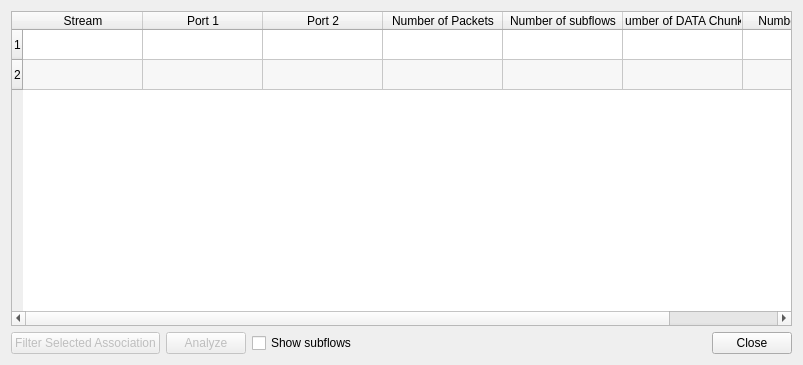
<?xml version="1.0" encoding="UTF-8"?>
<ui version="4.0">
 <class>MPTCPAllConnectionsDialog</class>
 <widget class="QDialog" name="MPTCPAllConnectionsDialog">
  <property name="geometry">
   <rect>
    <x>0</x>
    <y>0</y>
    <width>803</width>
    <height>365</height>
   </rect>
  </property>
  <property name="windowTitle">
   <string>Wireshark - SCTP Associations</string>
  </property>
  <layout class="QVBoxLayout" name="verticalLayout">
   <item>
    <widget class="QTableWidget" name="assocList">
     <property name="editTriggers">
      <set>QAbstractItemView::NoEditTriggers</set>
     </property>
     <property name="showDropIndicator" stdset="0">
      <bool>false</bool>
     </property>
     <property name="dragDropOverwriteMode">
      <bool>false</bool>
     </property>
     <property name="alternatingRowColors">
      <bool>true</bool>
     </property>
     <property name="selectionMode">
      <enum>QAbstractItemView::SingleSelection</enum>
     </property>
     <property name="selectionBehavior">
      <enum>QAbstractItemView::SelectRows</enum>
     </property>
     <property name="sortingEnabled">
      <bool>true</bool>
     </property>
     <property name="wordWrap">
      <bool>false</bool>
     </property>
     <property name="rowCount">
      <number>2</number>
     </property>
     <property name="columnCount">
      <number>7</number>
     </property>
     <attribute name="horizontalHeaderDefaultSectionSize">
      <number>120</number>
     </attribute>
     <attribute name="horizontalHeaderMinimumSectionSize">
      <number>50</number>
     </attribute>
     <attribute name="horizontalHeaderStretchLastSection">
      <bool>true</bool>
     </attribute>
     <row/>
     <row/>
     <column>
      <property name="text">
       <string>Stream</string>
      </property>
     </column>
     <column>
      <property name="text">
       <string>Port 1</string>
      </property>
     </column>
     <column>
      <property name="text">
       <string>Port 2</string>
      </property>
     </column>
     <column>
      <property name="text">
       <string>Number of Packets</string>
      </property>
     </column>
     <column>
      <property name="text">
       <string>Number of subflows</string>
      </property>
     </column>
     <column>
      <property name="text">
       <string>Number of DATA Chunks</string>
      </property>
     </column>
     <column>
      <property name="text">
       <string>Number of Bytes</string>
      </property>
     </column>
    </widget>
   </item>
   <item>
    <layout class="QHBoxLayout" name="horizontalLayout"/>
   </item>
   <item>
    <layout class="QHBoxLayout" name="horizontalLayout_2">
     <item>
      <widget class="QPushButton" name="setFilterButton">
       <property name="enabled">
        <bool>false</bool>
       </property>
       <property name="focusPolicy">
        <enum>Qt::ClickFocus</enum>
       </property>
       <property name="text">
        <string>Filter Selected Association</string>
       </property>
      </widget>
     </item>
     <item>
      <widget class="QPushButton" name="analyseButton">
       <property name="enabled">
        <bool>false</bool>
       </property>
       <property name="focusPolicy">
        <enum>Qt::ClickFocus</enum>
       </property>
       <property name="text">
        <string>Analyze</string>
       </property>
      </widget>
     </item>
     <item>
      <widget class="QCheckBox" name="showSubflows">
       <property name="text">
        <string>Show subflows</string>
       </property>
      </widget>
     </item>
     <item>
      <spacer name="horizontalSpacer_2">
       <property name="orientation">
        <enum>Qt::Horizontal</enum>
       </property>
       <property name="sizeHint" stdset="0">
        <size>
         <width>10</width>
         <height>20</height>
        </size>
       </property>
      </spacer>
     </item>
     <item>
      <widget class="QDialogButtonBox" name="buttonBox">
       <property name="orientation">
        <enum>Qt::Horizontal</enum>
       </property>
       <property name="standardButtons">
        <set>QDialogButtonBox::Close</set>
       </property>
      </widget>
     </item>
    </layout>
   </item>
  </layout>
  <action name="actionReset">
   <property name="text">
    <string>Reset Graph</string>
   </property>
   <property name="toolTip">
    <string>Reset the graph to its initial state.</string>
   </property>
   <property name="shortcut">
    <string>0</string>
   </property>
  </action>
  <action name="actionZoomIn">
   <property name="text">
    <string>Zoom In</string>
   </property>
   <property name="toolTip">
    <string>Zoom In</string>
   </property>
   <property name="shortcut">
    <string>+</string>
   </property>
  </action>
  <action name="actionZoomOut">
   <property name="text">
    <string>Zoom Out</string>
   </property>
   <property name="toolTip">
    <string>Zoom Out</string>
   </property>
   <property name="shortcut">
    <string>-</string>
   </property>
  </action>
  <action name="actionMoveUp10">
   <property name="text">
    <string>Move Up 10 Pixels</string>
   </property>
   <property name="toolTip">
    <string>Move Up 10 Pixels</string>
   </property>
   <property name="shortcut">
    <string>Up</string>
   </property>
  </action>
  <action name="actionMoveLeft10">
   <property name="text">
    <string>Move Left 10 Pixels</string>
   </property>
   <property name="toolTip">
    <string>Move Left 10 Pixels</string>
   </property>
   <property name="shortcut">
    <string>Left</string>
   </property>
  </action>
  <action name="actionMoveRight10">
   <property name="text">
    <string>Move Right 10 Pixels</string>
   </property>
   <property name="toolTip">
    <string>Move Right 10 Pixels</string>
   </property>
   <property name="shortcut">
    <string>Right</string>
   </property>
  </action>
  <action name="actionMoveDown10">
   <property name="text">
    <string>Move Down 10 Pixels</string>
   </property>
   <property name="toolTip">
    <string>Move Down 10 Pixels</string>
   </property>
   <property name="shortcut">
    <string>Down</string>
   </property>
  </action>
  <action name="actionMoveUp1">
   <property name="text">
    <string>Move Up 1 Pixel</string>
   </property>
   <property name="toolTip">
    <string>Move Up 1 Pixel</string>
   </property>
   <property name="shortcut">
    <string>Shift+Up</string>
   </property>
  </action>
  <action name="actionMoveLeft1">
   <property name="text">
    <string>Move Left 1 Pixel</string>
   </property>
   <property name="toolTip">
    <string>Move Left 1 Pixel</string>
   </property>
   <property name="shortcut">
    <string>Shift+Left</string>
   </property>
  </action>
  <action name="actionMoveRight1">
   <property name="text">
    <string>Move Right 1 Pixel</string>
   </property>
   <property name="toolTip">
    <string>Move Right 1 Pixel</string>
   </property>
   <property name="shortcut">
    <string>Shift+Right</string>
   </property>
  </action>
  <action name="actionMoveDown1">
   <property name="text">
    <string>Move Down 1 Pixel</string>
   </property>
   <property name="toolTip">
    <string>Move Down 1 Pixel</string>
   </property>
   <property name="shortcut">
    <string>Shift+Down</string>
   </property>
  </action>
  <action name="actionNextStream">
   <property name="text">
    <string>Next Stream</string>
   </property>
   <property name="toolTip">
    <string>Go to the next stream in the capture</string>
   </property>
   <property name="shortcut">
    <string>PgUp</string>
   </property>
  </action>
  <action name="actionPreviousStream">
   <property name="text">
    <string>Previous Stream</string>
   </property>
   <property name="toolTip">
    <string>Go to the previous stream in the capture</string>
   </property>
   <property name="shortcut">
    <string>PgDown</string>
   </property>
  </action>
  <action name="actionSwitchDirection">
   <property name="text">
    <string>Switch Direction</string>
   </property>
   <property name="toolTip">
    <string>Switch direction (swap TCP endpoints)</string>
   </property>
   <property name="shortcut">
    <string>D</string>
   </property>
  </action>
  <action name="actionGoToPacket">
   <property name="text">
    <string>Go To Packet Under Cursor</string>
   </property>
   <property name="toolTip">
    <string>Go to packet currently under the cursor</string>
   </property>
   <property name="shortcut">
    <string>G</string>
   </property>
  </action>
  <action name="actionDragZoom">
   <property name="text">
    <string>Drag / Zoom</string>
   </property>
   <property name="toolTip">
    <string>Toggle mouse drag / zoom behavior</string>
   </property>
   <property name="shortcut">
    <string>Z</string>
   </property>
  </action>
  <action name="actionToggleSequenceNumbers">
   <property name="text">
    <string>Relative / Absolute Sequence Numbers</string>
   </property>
   <property name="toolTip">
    <string>Toggle relative / absolute sequence numbers</string>
   </property>
   <property name="shortcut">
    <string>S</string>
   </property>
  </action>
  <action name="actionToggleTimeOrigin">
   <property name="text">
    <string>Capture / Session Time Origin</string>
   </property>
   <property name="toolTip">
    <string>Toggle capture / session time origin</string>
   </property>
   <property name="shortcut">
    <string>T</string>
   </property>
  </action>
  <action name="actionCrosshairs">
   <property name="text">
    <string>Crosshairs</string>
   </property>
   <property name="toolTip">
    <string>Toggle crosshairs</string>
   </property>
   <property name="shortcut">
    <string>Space</string>
   </property>
  </action>
  <action name="actionRoundTripTime">
   <property name="text">
    <string>Round Trip Time</string>
   </property>
   <property name="toolTip">
    <string>Switch to the Round Trip Time graph</string>
   </property>
   <property name="shortcut">
    <string>1</string>
   </property>
  </action>
  <action name="actionThroughput">
   <property name="text">
    <string>Throughput</string>
   </property>
   <property name="toolTip">
    <string>Switch to the Throughput graph</string>
   </property>
   <property name="shortcut">
    <string>2</string>
   </property>
  </action>
  <action name="actionStevens">
   <property name="text">
    <string>Time / Sequence (Stevens)</string>
   </property>
   <property name="toolTip">
    <string>Switch to the Stevens-style Time / Sequence graph</string>
   </property>
   <property name="shortcut">
    <string>3</string>
   </property>
  </action>
  <action name="actionWindowScaling">
   <property name="text">
    <string>Window Scaling</string>
   </property>
   <property name="toolTip">
    <string>Switch to the Window Scaling graph</string>
   </property>
   <property name="shortcut">
    <string>5</string>
   </property>
  </action>
  <action name="actionTcptrace">
   <property name="text">
    <string>Time / Sequence (tcptrace)</string>
   </property>
   <property name="toolTip">
    <string>Switch to the tcptrace-style Time / Sequence graph</string>
   </property>
   <property name="shortcut">
    <string>4</string>
   </property>
  </action>
 </widget>
 <resources/>
 <connections>
  <connection>
   <sender>buttonBox</sender>
   <signal>clicked(QAbstractButton*)</signal>
   <receiver>MPTCPAllConnectionsDialog</receiver>
   <slot>close()</slot>
   <hints>
    <hint type="sourcelabel">
     <x>644</x>
     <y>274</y>
    </hint>
    <hint type="destinationlabel">
     <x>659</x>
     <y>322</y>
    </hint>
   </hints>
  </connection>
 </connections>
</ui>
